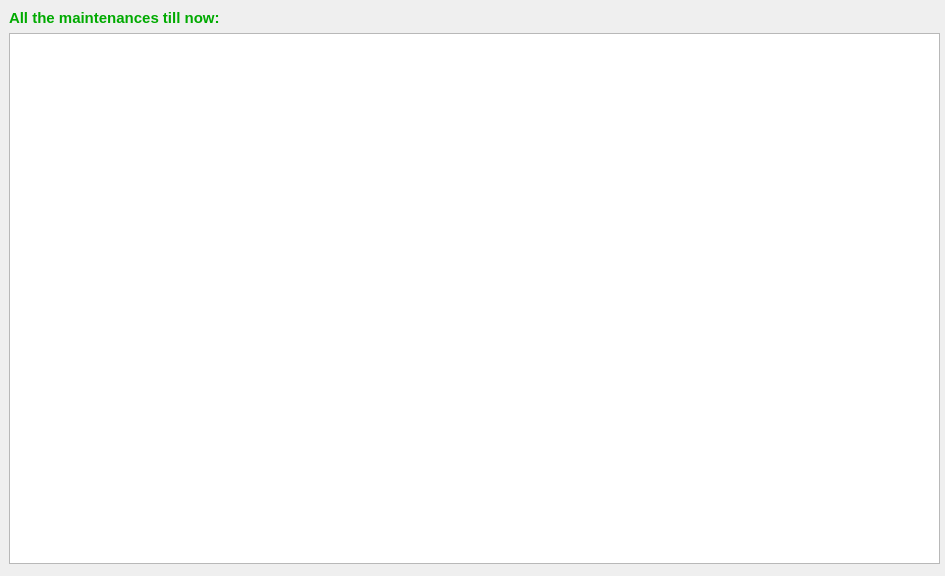
<?xml version="1.0" encoding="UTF-8"?>
<ui version="4.0">
 <class>check_maintenance_popup</class>
 <widget class="QDialog" name="check_maintenance_popup">
  <property name="geometry">
   <rect>
    <x>0</x>
    <y>0</y>
    <width>945</width>
    <height>576</height>
   </rect>
  </property>
  <property name="windowTitle">
   <string>Maintenance</string>
  </property>
  <widget class="QTableWidget" name="tableWidget_check_maintenance_result">
   <property name="geometry">
    <rect>
     <x>9</x>
     <y>33</y>
     <width>931</width>
     <height>531</height>
    </rect>
   </property>
   <property name="alternatingRowColors">
    <bool>true</bool>
   </property>
   <property name="gridStyle">
    <enum>Qt::SolidLine</enum>
   </property>
   <property name="sortingEnabled">
    <bool>true</bool>
   </property>
   <attribute name="horizontalHeaderStretchLastSection">
    <bool>false</bool>
   </attribute>
   <attribute name="verticalHeaderStretchLastSection">
    <bool>false</bool>
   </attribute>
  </widget>
  <widget class="QLabel" name="label_45">
   <property name="geometry">
    <rect>
     <x>9</x>
     <y>9</y>
     <width>220</width>
     <height>18</height>
    </rect>
   </property>
   <property name="text">
    <string>&lt;html&gt;&lt;head/&gt;&lt;body&gt;&lt;p&gt;&lt;span style=&quot; font-size:11pt; font-weight:600; color:#00aa00;&quot;&gt;All the maintenances till now:&lt;/span&gt;&lt;/p&gt;&lt;/body&gt;&lt;/html&gt;</string>
   </property>
  </widget>
 </widget>
 <resources/>
 <connections/>
</ui>
